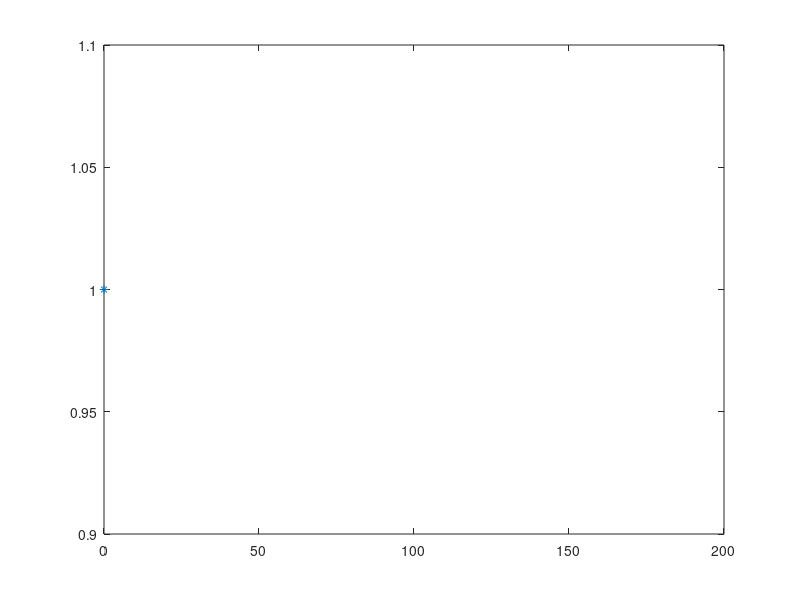

Write MATLAB code to recreate this figure.
clear

n = input("Nr. of trials = ");
p = input("p = ");
N = input("Nr. of simulations = ");

for i = 1:N
    for j = 1:n
       X(j) = 0;
       while rand >= p
           X(j) = X(j) + 1;
       end
    end
    Y(i) = sum(X); % Y ~ Nbin
end

k = 0:150;
U_Y = unique(Y);
n_Y = hist(Y, length(U_Y));
relativ_frequencies = n_Y / N;
plot(U_Y, relativ_frequencies, "*", k, nbinpdf(k, n, p), "r*")